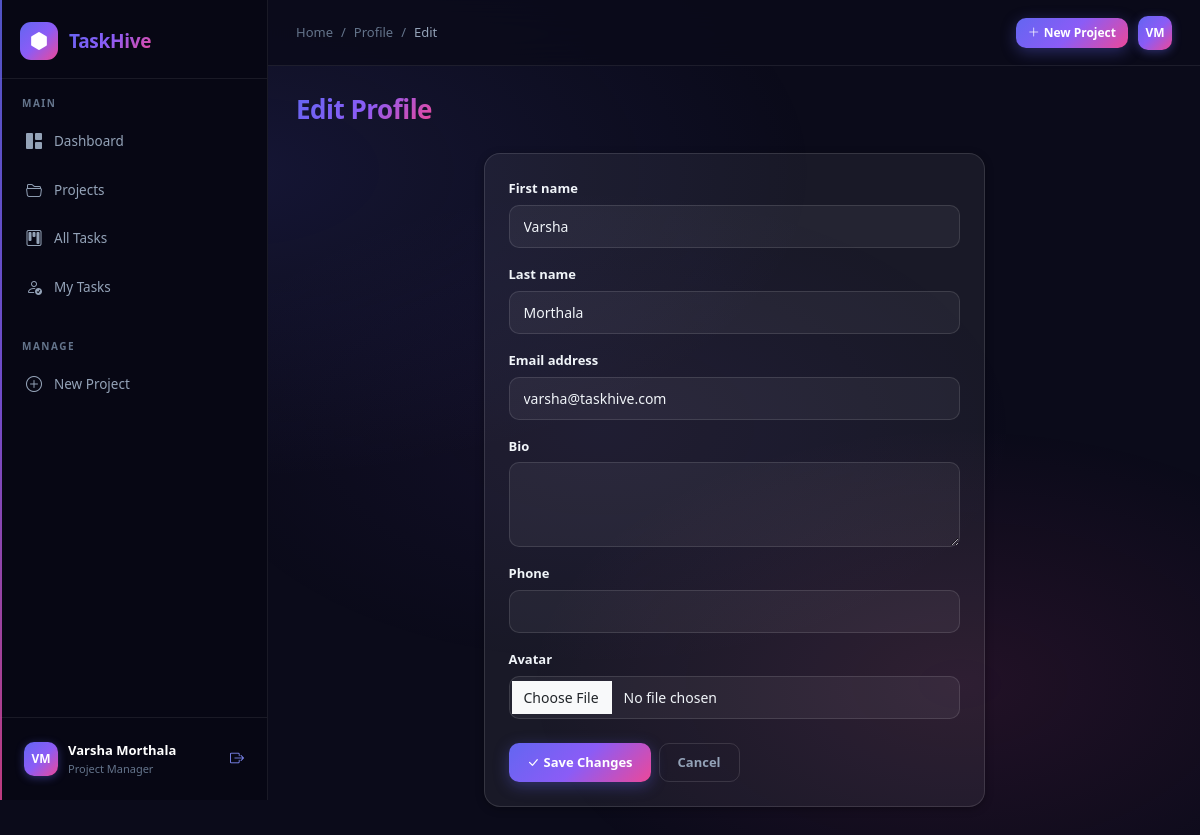
/users/profile/edit/ (signed in), run on the app's committed database.
### users/models.py (models this page shows, shortened)
class User(AbstractUser):
    ROLE_CHOICES = [
        ('admin', 'Admin'),
        ('manager', 'Project Manager'),
        ('member', 'Team Member'),
    ]
    role = models.CharField(max_length=20, choices=ROLE_CHOICES, default='member')
    avatar = models.ImageField(upload_to='avatars/', null=True, blank=True)
    bio = models.TextField(blank=True)
    phone = models.CharField(max_length=20, blank=True)
    created_at = models.DateTimeField(auto_now_add=True)
    updated_at = models.DateTimeField(auto_now=True)
    class Meta:
        verbose_name = 'User'
        verbose_name_plural = 'Users'
        ordering = ['-date_joined']
    @property
    def is_admin(self):
        return self.role == 'admin' or self.is_superuser
    @property
    def is_manager(self):
        return self.role in ('admin', 'manager') or self.is_superuser

### users/views.py (the view)
# urls.py: path('profile/edit/', views.profile_edit_view, name='profile_edit'),
@login_required
def profile_edit_view(request):
    if request.method == 'POST':
        form = ProfileUpdateForm(request.POST, request.FILES, instance=request.user)
        if form.is_valid():
            form.save()
            messages.success(request, 'Profile updated successfully.')
            return redirect('profile')
    else:
        form = ProfileUpdateForm(instance=request.user)
    return render(request, 'users/profile_edit.html', {'form': form})

### users/forms.py
class ProfileUpdateForm(forms.ModelForm):
    class Meta:
        model = User
        fields = ('first_name', 'last_name', 'email', 'bio', 'phone', 'avatar')
        widgets = {
            'bio': forms.Textarea(attrs={'rows': 3}),
        }
    def __init__(self, *args, **kwargs):
        super().__init__(*args, **kwargs)
        for field in self.fields.values():
            field.widget.attrs['class'] = 'form-control'

### users/templates/users/profile_edit.html (shortened to what this page needs)
{% extends 'base.html' %}
{% block breadcrumb %}
<li class="breadcrumb-item"><a href="{% url 'profile' %}">Profile</a></li>
<li class="breadcrumb-item active">Edit</li>
{% endblock %}
{% block content %}
<div class="page-header">
    <h1 class="page-title">Edit Profile</h1>
</div>
<div class="row justify-content-center">
    <div class="col-lg-7">
        <div class="card">
            <div class="card-body p-4">
                <form method="post" enctype="multipart/form-data" novalidate>
                    {% for field in form %}
                    <div class="mb-3">
                        <label class="form-label fw-medium">{{ field.label }}</label>
                        {{ field }}
                    </div>
                    {% endfor %}
                    <div class="d-flex gap-2 mt-4">
                        <button type="submit" class="btn btn-primary"><i class="bi bi-check-lg me-1"></i>Save Changes</button>
                        <a href="{% url 'profile' %}" class="btn btn-outline-secondary">Cancel</a>
                    </div>
                </form>
            </div>
        </div>
    </div>
</div>
{% endblock %}

### templates/base.html (shortened to what this page needs)
<!DOCTYPE html>
<html lang="en" data-bs-theme="light">
<head>
    <link href="https://cdn.jsdelivr.net/npm/bootstrap@5.3.2/dist/css/bootstrap.min.css" rel="stylesheet">
    <link href="https://cdn.jsdelivr.net/npm/bootstrap-icons@1.11.3/font/bootstrap-icons.css" rel="stylesheet">
    {% load static %}
    <link href="{% static 'css/main.css' %}" rel="stylesheet">
</head>
<body>
{% if user.is_authenticated %}
<div class="sidebar" id="sidebar">
    <div class="sidebar-brand">
        <a href="{% url 'dashboard' %}" class="brand-link">
            <div class="brand-icon">
                <i class="bi bi-hexagon-fill"></i>
            </div>
            <span class="brand-text">TaskHive</span>
        </a>
    </div>
    <nav class="sidebar-nav">
        <div class="nav-section">
            <span class="nav-section-label">Main</span>
            <a href="{% url 'dashboard' %}" class="nav-item {% if request.resolver_match.url_name == 'dashboard' %}active{% endif %}">
                <i class="bi bi-grid-1x2-fill"></i><span>Dashboard</span>
            </a>
            <a href="{% url 'project_list' %}" class="nav-item {% if 'project' in request.resolver_match.url_name %}active{% endif %}">
                <i class="bi bi-folder2-open"></i><span>Projects</span>
            </a>
            <a href="{% url 'task_list' %}" class="nav-item {% if request.resolver_match.url_name == 'task_list' %}active{% endif %}">
                <i class="bi bi-kanban"></i><span>All Tasks</span>
            </a>
            <a href="{% url 'my_tasks' %}" class="nav-item {% if request.resolver_match.url_name == 'my_tasks' %}active{% endif %}">
                <i class="bi bi-person-check"></i><span>My Tasks</span>
            </a>
        </div>
        {% if user.is_manager %}
        <div class="nav-section">
            <span class="nav-section-label">Manage</span>
            <a href="{% url 'project_create' %}" class="nav-item">
                <i class="bi bi-plus-circle"></i><span>New Project</span>
            </a>
        </div>
        {% endif %}
    </nav>
    <div class="sidebar-footer">
        <a href="{% url 'profile' %}" class="user-widget">
            <div class="user-avatar">
                {% if user.avatar %}
                    <img src="{{ user.avatar.url }}" alt="{{ user.username }}">
                {% else %}
                    <span>{{ user.first_name|first|upper }}{{ user.last_name|first|upper }}</span>
                {% endif %}
            </div>
            <div class="user-info">
                <span class="user-name">{{ user.get_full_name|default:user.username }}</span>
                <span class="user-role">{{ user.get_role_display }}</span>
            </div>
        </a>
        <a href="{% url 'logout' %}" class="logout-btn" title="Logout">
            <i class="bi bi-box-arrow-right"></i>
        </a>
    </div>
</div>
<div class="main-wrapper">
    <header class="topbar">
        <div class="topbar-left">
            <nav aria-label="breadcrumb" class="d-none d-md-block">
                <ol class="breadcrumb mb-0">
                    <li class="breadcrumb-item"><a href="{% url 'dashboard' %}">Home</a></li>
                    {% block breadcrumb %}{% endblock %}
                </ol>
            </nav>
        </div>
        <div class="topbar-right">
            <div class="topbar-actions">
                {% if user.is_manager %}
                <a href="{% url 'project_create' %}" class="btn btn-primary btn-sm d-none d-md-inline-flex align-items-center gap-1">
                    <i class="bi bi-plus-lg"></i> New Project
                </a>
                {% endif %}
                <a href="{% url 'profile' %}" class="topbar-avatar" title="{{ user.username }}">
                    {% if user.avatar %}
                        <img src="{{ user.avatar.url }}" alt="{{ user.username }}">
                    {% else %}
                        <span>{{ user.first_name|first|upper }}{{ user.last_name|first|upper }}</span>
                    {% endif %}
                </a>
            </div>
        </div>
    </header>
    <main class="page-content">
        {% block content %}{% endblock %}
    </main>
</div>
{% endif %}
{% load static %}
</body>
</html>

### data on the page
User: first_name|first "V", last_name|first "M", get_full_name "Varsha Morthala", role "Project Manager", form "Varsha" "Morthala" "varsha@taskhive.com"

### other printed values
{{ field.label }} "First name" "Last name" "Email address" "Bio" "Phone" "Avatar"
